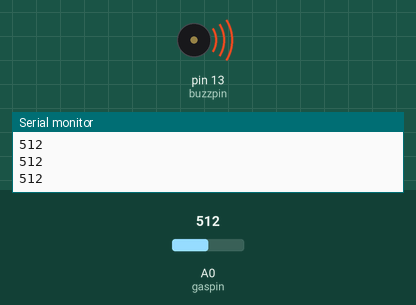
This sketch was run on a simulated Arduino Uno, built with avr-gcc and run on an emulated ATmega328P. Shown: buzzer (waves = sounding, pin HIGH), the last lines printed to the serial monitor. The test bench sets the inputs (shaded band); at power-on: A0 (gaspin) = 512.

Above: at 1.2 s.
1.3 s: A0 (gaspin) set to 358
2.8 s: A0 (gaspin) set to 333
At 3.1 s:
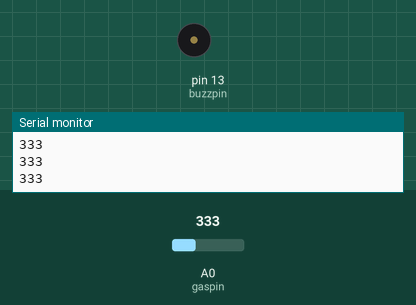
4.3 s: A0 (gaspin) set to 360
At 5.4 s:
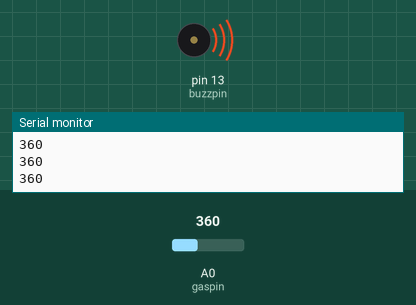
5.8 s: A0 (gaspin) set to 340
At 6.6 s:
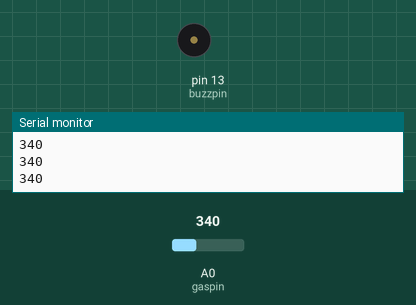
Timing chart, 0 to 8.3 s (numbered marks = the images above; inputs shaded):
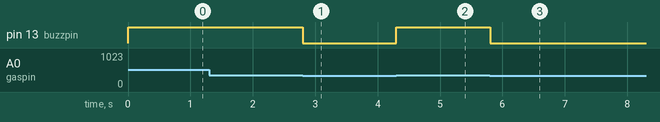

The sketch:

Gas_sensor.ino
```cpp
int gaspin=A0;
int buzzpin=13;
void setup() {
  // put your setup code here, to run once:
pinMode(gaspin,INPUT);
pinMode(buzzpin,OUTPUT);
Serial.begin(9600);
}

void loop() {
  // put your main code here, to run repeatedly:
int gasval=analogRead(gaspin);
if(gasval>=350)
{
  digitalWrite(buzzpin,HIGH);
}
else
{

  digitalWrite(buzzpin,LOW);
}
Serial.println(gasval);
}
```

Measured:
- the behaviour switches between 350 and 349 on A0 (gaspin) (found by bisection; images 0 and 1)
- after the input at 2.8 s, pin 13 (buzzpin): HIGH → LOW at once
- after the input at 4.3 s, pin 13 (buzzpin): LOW → HIGH at once
- after the input at 5.8 s, pin 13 (buzzpin): HIGH → LOW at once
